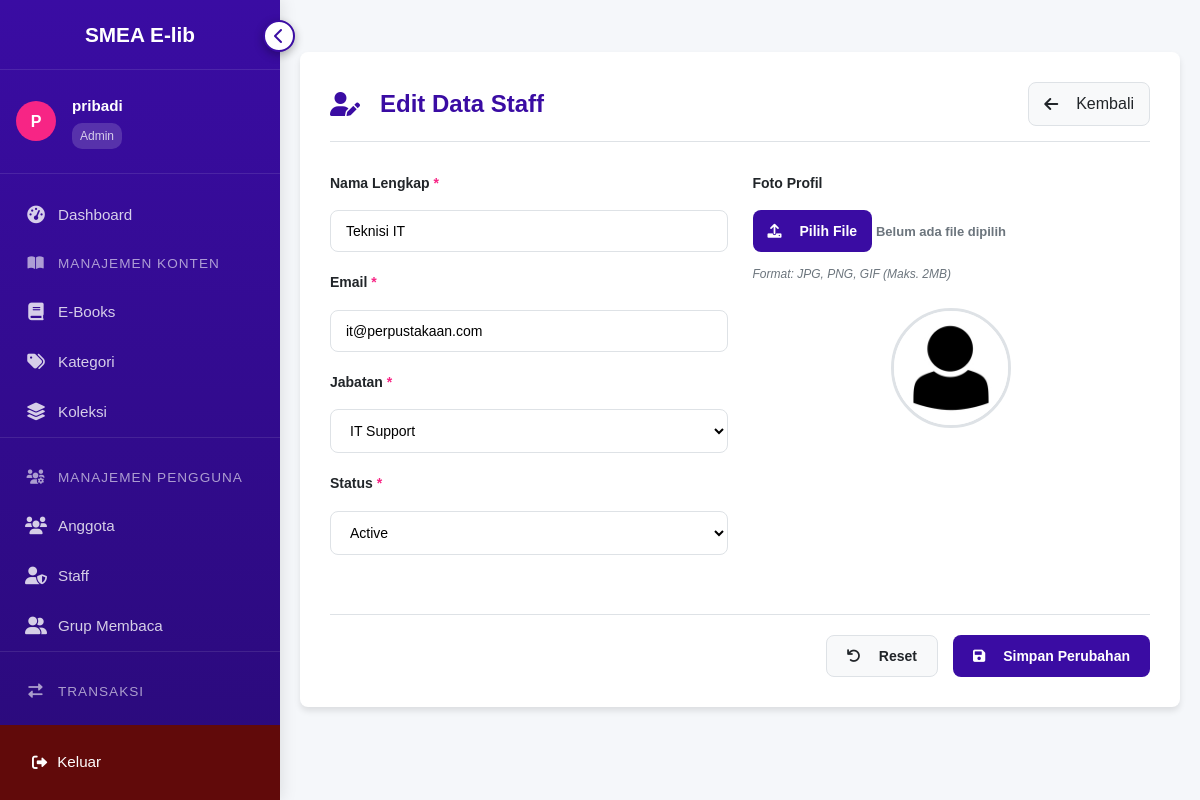
The page /admin/staff/edit_staff.php?id=3 (signed in) on the database its author committed.
### tables this page shows
CREATE TABLE `staff` (
  `StaffID` int(11) NOT NULL,
  `Nama` varchar(100) NOT NULL,
  `Email` varchar(100) NOT NULL,
  `Password` varchar(255) NOT NULL,
  `FotoProfil` varchar(255) DEFAULT 'default.jpg',
  `TanggalBergabung` date NOT NULL,
  `Jabatan` enum('Librarian','Manager','IT Support') DEFAULT 'Librarian',
  `Status` enum('Active','Suspended','Banned') DEFAULT 'Active',
  `TerakhirLogin` datetime DEFAULT NULL
);

### admin/staff/edit_staff.php (the view, shortened to what this page needs)
<?php
require_once '../../config.php';
$staff = null;
if (isset($_GET['id'])) {
    $staff_id = (int)$_GET['id'];
    $query = "SELECT * FROM staff WHERE StaffID = ?";
    $stmt = mysqli_prepare($conn, $query);
    mysqli_stmt_bind_param($stmt, "i", $staff_id);
    mysqli_stmt_execute($stmt);
    $result = mysqli_stmt_get_result($stmt);
    $staff = mysqli_fetch_assoc($result);
} else {
    $error = 'ID Staff tidak valid!';
}
?>
<?php include '../../views/header.php'; ?>
<div class="form-container">
    <div class="form-header">
        <h1><i class="fas fa-user-edit"></i> Edit Data Staff</h1>
        <a href="staff.php" class="back-button">
            <i class="fas fa-arrow-left"></i> Kembali
        </a>
    </div>
    <?php if ($staff): ?>
        <form method="POST" enctype="multipart/form-data" class="staff-form">
            <div class="form-grid">
                <div class="form-column">
                    <div class="form-group">
                        <label for="nama">Nama Lengkap <span class="required">*</span></label>
                        <input type="text" id="nama" name="nama" value="<?= htmlspecialchars($staff['Nama']) ?>" required>
                    </div>
                    <div class="form-group">
                        <label for="email">Email <span class="required">*</span></label>
                        <input type="email" id="email" name="email" value="<?= htmlspecialchars($staff['Email']) ?>" required>
                    </div>
                    <div class="form-group">
                        <label for="jabatan">Jabatan <span class="required">*</span></label>
                        <select id="jabatan" name="jabatan" required>
                            <option value="IT Support" <?= $staff['Jabatan'] === 'IT Support' ? 'selected' : '' ?>>IT Support</option>
                        </select>
                    </div>
                    <div class="form-group">
                        <label for="status">Status <span class="required">*</span></label>
                        <select id="status" name="status" required>
                            <option value="Active" <?= $staff['Status'] === 'Active' ? 'selected' : '' ?>>Active</option>
                        </select>
                    </div>
                </div>
                <div class="form-column">
                    <div class="form-group">
                        <label for="foto_profil">Foto Profil</label>
                        <div class="file-upload">
                            <label class="file-label">
                                <span class="file-button"><i class="fas fa-upload"></i> Pilih File</span>
                                <span class="file-name">Belum ada file dipilih</span>
                            </label>
                            <small class="hint">Format: JPG, PNG, GIF (Maks. 2MB)</small>
                        </div>
                        <div class="image-preview">
                            <img id="previewFoto" src="../../uploads/profiles/<?= htmlspecialchars($staff['FotoProfil']) ?>"
                                onerror="this.src='../../assets/profiles/default.jpg'"
                                alt="Preview Foto Profil">
                        </div>
                    </div>
                </div>
            </div>
            <div class="form-actions">
                <button type="reset" class="reset-button">
                    <i class="fas fa-undo"></i> Reset
                </button>
                <button type="submit" class="submit-button">
                    <i class="fas fa-save"></i> Simpan Perubahan
                </button>
            </div>
        </form>
    <?php endif; ?>
</div>
<?php include '../../views/footer.php'; ?>

### assets/styles/admin.css (style rules this page uses)
:root { --primary: #3a0ca3; --primary-light: #4361ee; --secondary: #f72585; --light: #f8f9fa; --dark: #212529; --gray: #6c757d; --sidebar-width: 250px; --sidebar-collapsed-width: 80px; --header-height: 70px; }
body { font-family: 'Segoe UI', Tahoma, Geneva, Verdana, sans-serif; margin: 0; padding: 0; background-color: #f5f7fa; color: var(--dark); }
.form-group { margin-bottom: 1.2rem; }
.form-group label { display: block; margin-bottom: 0.5rem; font-weight: 500; color: var(--dark); }

### views/sidebar_admin.php (style rules this page uses)
:root { --primary: #3a0ca3; --primary-light: #4361ee; --secondary: #f72585; --light: #f8f9fa; --dark: #212529; --gray: #6c757d; --sidebar-width: 280px; --sidebar-collapsed-width: 80px; --header-height: 70px; --tooltip-bg: rgba(51, 51, 51, 0.95); }
* { margin: 0; padding: 0; box-sizing: border-box; font-family: 'Poppins', sans-serif; }
.fas { margin-right: 10px; }

### admin/staff/edit_staff.php (style rules this page uses)
:root { --primary: #3a0ca3; --primary-dark: #3a0ca3; --secondary: #f72585; --success: #4cc9f0; --danger: #f72585; --light: #f8f9fa; --dark: #212529; --gray: #6c757d; --border: #dee2e6; --border-radius: 8px; --box-shadow: 0 4px 6px rgba(0, 0, 0, 0.1); --transition: all 0.3s ease; }
* { box-sizing: border-box; margin: 0; padding: 0; }
body { font-family: 'Segoe UI', Tahoma, Geneva, Verdana, sans-serif; line-height: 1.6; color: var(--dark); background-color: #f5f7fa; }
.form-container { max-width: 1000px; margin: 2rem auto; background: white; border-radius: var(--border-radius); box-shadow: var(--box-shadow); padding: 30px; }
.form-header { display: flex; justify-content: space-between; align-items: center; margin-bottom: 30px; padding-bottom: 15px; border-bottom: 1px solid var(--border); }
.form-header h1 { font-size: 24px; color: var(--primary-dark); display: flex; align-items: center; gap: 10px; }
.back-button { display: inline-flex; align-items: center; gap: 8px; padding: 8px 15px; background-color: var(--light); color: var(--dark); text-decoration: none; border-radius: var(--border-radius); transition: var(--transition); border: 1px solid var(--border); }
.staff-form { display: flex; flex-direction: column; gap: 20px; }
.form-grid { display: grid; grid-template-columns: 1fr 1fr; gap: 25px; }
.form-group { display: flex; flex-direction: column; gap: 8px; }
.form-group label { font-weight: 600; color: var(--dark); font-size: 14px; }
.required { color: var(--danger); }
.hint { color: var(--gray); font-size: 12px; font-style: italic; }
input[type="text"], input[type="email"], input[type="password"], input[type="date"], select { width: 100%; padding: 12px 15px; border: 1px solid var(--border); border-radius: var(--border-radius); font-size: 14px; transition: var(--transition); background-color: white; }
.file-upload { display: flex; flex-direction: column; gap: 5px; }
.file-label { display: flex; flex-direction: column; gap: 5px; cursor: pointer; }
.file-button { display: inline-flex; align-items: center; gap: 8px; padding: 10px 15px; background-color: var(--primary); color: white; border-radius: var(--border-radius); transition: var(--transition); text-align: center; justify-content: center; font-size: 14px; }
.file-name { font-size: 13px; color: var(--gray); padding: 5px 0; }
.image-preview { margin-top: 15px; text-align: center; }
.image-preview img { width: 120px; height: 120px; object-fit: cover; border-radius: 50%; border: 3px solid var(--border); transition: var(--transition); }
.form-actions { display: flex; justify-content: flex-end; gap: 15px; margin-top: 20px; padding-top: 20px; border-top: 1px solid var(--border); }
.submit-button, .reset-button { display: inline-flex; align-items: center; gap: 8px; padding: 12px 20px; border-radius: var(--border-radius); font-weight: 600; cursor: pointer; transition: var(--transition); border: none; font-size: 14px; }
.submit-button { background-color: var(--primary); color: white; }
.reset-button { background-color: var(--light); color: var(--dark); border: 1px solid var(--border); }

### rows shown on the page
staff: nama "Teknisi IT", email "it@perpustakaan.com", jabatan "IT Support", status "Active", FotoProfil (placeholder picture)

### other values the page prints
substr($username, 0, 1) "P"
$username "pribadi"
